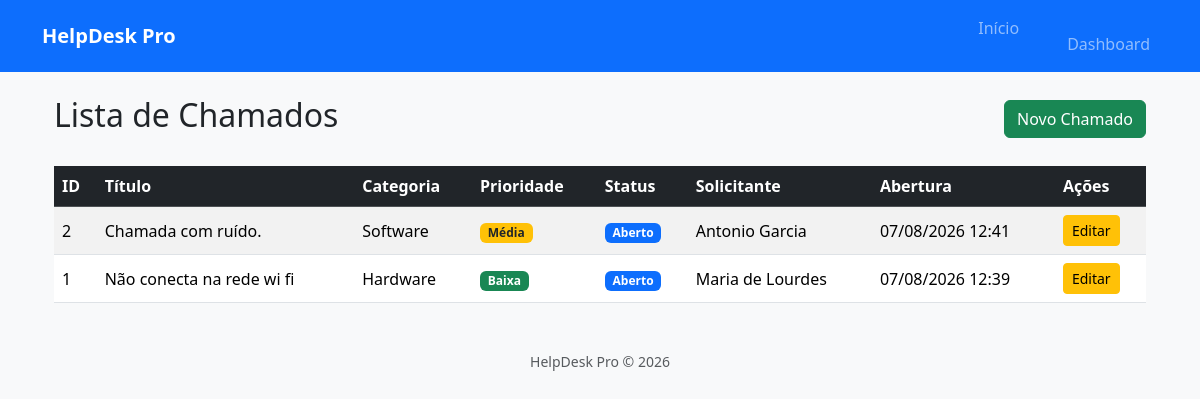
Page /chamados (signed in) on the earlier database version.
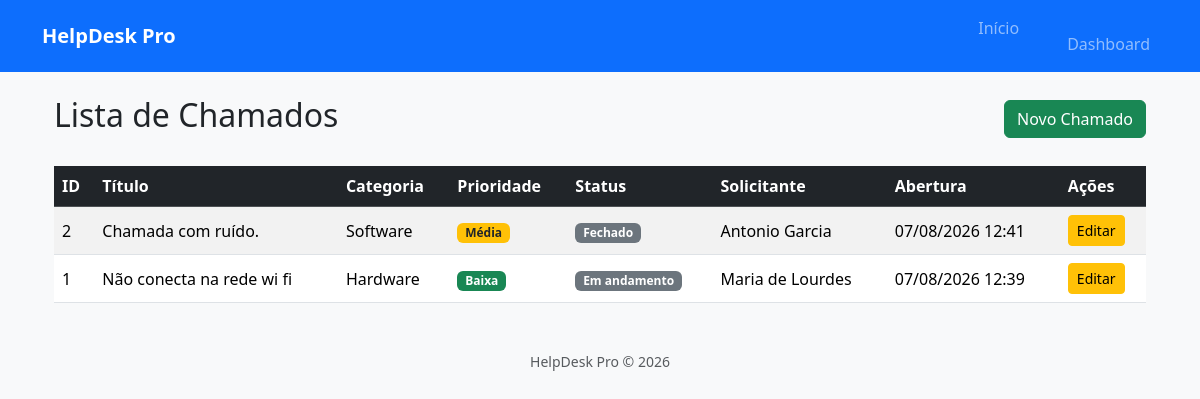
Same page on the later database version.
### models/chamado.py (models this page shows)
class Chamado(db.Model):
    __tablename__ = "chamados"
    id = db.Column(db.Integer, primary_key=True)
    titulo = db.Column(db.String(120), nullable=False)
    descricao = db.Column(db.Text, nullable=False)
    categoria = db.Column(db.String(50), nullable=False)
    prioridade = db.Column(db.String(20), nullable=False)
    status = db.Column(
        db.String(20),
        nullable=False,
        default="Aberto"
    )
    solicitante = db.Column(db.String(100), nullable=False)
    tecnico = db.Column(db.String(100))
    data_abertura = db.Column(
        db.DateTime,
        default=datetime.utcnow
    )
    data_fechamento = db.Column(
        db.DateTime
    )

### routes/chamados.py (the view)
@chamados_bp.route("/chamados")
@login_required
def listar_chamados():
    chamados = Chamado.query.order_by(
        Chamado.data_abertura.desc()
    ).all()
    return render_template(
        "chamados/listar.html",
        chamados=chamados
    )

### app.py (called while the page is built)
@login_manager.user_loader
def load_user(user_id):
    return Usuario.query.get(int(user_id))

### templates/chamados/listar.html (shortened to what this page needs)
{% extends "layout/base.html" %}
{% block conteudo %}
<div class="container mt-4">
    <div class="d-flex justify-content-between align-items-center mb-4">
        <h2>Lista de Chamados</h2>
        <a href="{{ url_for('chamados.novo_chamado') }}"
           class="btn btn-success">
            Novo Chamado
        </a>
    </div>
    {% if chamados %}
    <table class="table table-striped table-hover align-middle">
        <thead class="table-dark">
            <tr>
                <th>ID</th>
                <th>Título</th>
                <th>Categoria</th>
                <th>Prioridade</th>
                <th>Status</th>
                <th>Solicitante</th>
                <th>Abertura</th>
                <th>Ações</th>
            </tr>
        </thead>
        <tbody>
            {% for chamado in chamados %}
            <tr>
                <td>{{ chamado.id }}</td>
                <td>{{ chamado.titulo }}</td>
                <td>{{ chamado.categoria }}</td>
                <td>
                    {% if chamado.prioridade == "Alta" %}
                        <span class="badge bg-danger">{{ chamado.prioridade }}</span>
                    {% elif chamado.prioridade == "Média" %}
                        <span class="badge bg-warning text-dark">{{ chamado.prioridade }}</span>
                    {% else %}
                        <span class="badge bg-success">{{ chamado.prioridade }}</span>
                    {% endif %}
                </td>
                <td>
                    {% if chamado.status == "Aberto" %}
                        <span class="badge bg-primary">{{ chamado.status }}</span>
                    {% else %}
                        <span class="badge bg-secondary">{{ chamado.status }}</span>
                    {% endif %}
                </td>
                <td>{{ chamado.solicitante }}</td>
                <td>{{ chamado.data_abertura.strftime("%d/%m/%Y %H:%M") }}</td>
                <td>
                    <a href="{{ url_for('chamados.editar_chamado', id=chamado.id) }}"
                       class="btn btn-warning btn-sm">
                        Editar
                    </a>
                </td>
            </tr>
            {% endfor %}
        </tbody>
    </table>
    {% else %}
    <div class="alert alert-info">
        Nenhum chamado cadastrado.
    </div>
    {% endif %}
</div>
{% endblock %}

### templates/layout/base.html (shortened to what this page needs)
<!DOCTYPE html>
<html lang="pt-BR">
<head>
    <link href="https://cdn.jsdelivr.net/npm/bootstrap@5.3.8/dist/css/bootstrap.min.css" rel="stylesheet">
    <link rel="stylesheet"
          href="{{ url_for('static', filename='css/style.css') }}">
</head>
<body class="bg-light">
    <nav class="navbar navbar-expand-lg navbar-dark bg-primary">
        <div class="container">
            <a class="navbar-brand fw-bold"
               href="/">
                HelpDesk Pro
            </a>
            <div
                class="collapse navbar-collapse"
                id="menu">
                <ul class="navbar-nav ms-auto">
                    <li class="nav-item">
                        <a class="nav-link"
                           href="{{ url_for('chamados.home') }}">
                       Início
                       </a>
                    </li>
                    <li class="nav-item">
                        <a class="nav-link"
                           href="{{ url_for('chamados.listar_chamados') }}"
                            Chamados
                        </a>
                    </li>
                    <li class="nav-item">
                        <a class="nav-link"
                           href="/dashboard">
                            Dashboard
                        </a>
                    </li>
                </ul>
            </div>
        </div>
    </nav>
    <div class="container mt-4">
        {% block conteudo %}
        {% endblock %}
    </div>
    <footer class="text-center mt-5 mb-3 text-muted">
        HelpDesk Pro © 2026
    </footer>
</body>
</html>

### static/css/style.css (style rules this page uses)
body { background:#f8f9fa; }
footer { font-size:14px; }

Differences in the rows shown:
changed Chamado "Chamada com ruído.": status "Aberto" → "Fechado"
changed Chamado "Não conecta na rede wi fi": status "Aberto" → "Em andamento"
